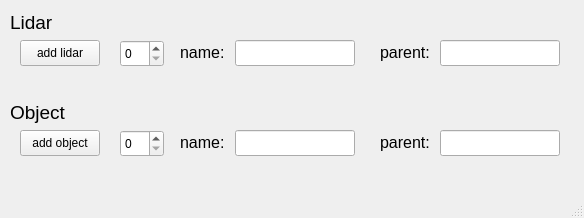
<?xml version="1.0" encoding="UTF-8"?>
<ui version="4.0">
 <class>MainWindow</class>
 <widget class="QMainWindow" name="MainWindow">
  <property name="geometry">
   <rect>
    <x>0</x>
    <y>0</y>
    <width>584</width>
    <height>218</height>
   </rect>
  </property>
  <property name="windowTitle">
   <string>MainWindow</string>
  </property>
  <widget class="QWidget" name="centralwidget">
   <widget class="QPushButton" name="pushButton_lidar">
    <property name="geometry">
     <rect>
      <x>20</x>
      <y>40</y>
      <width>80</width>
      <height>26</height>
     </rect>
    </property>
    <property name="text">
     <string>add lidar</string>
    </property>
   </widget>
   <widget class="QLineEdit" name="lineEdit_lidar_name">
    <property name="geometry">
     <rect>
      <x>235</x>
      <y>40</y>
      <width>120</width>
      <height>26</height>
     </rect>
    </property>
   </widget>
   <widget class="QSpinBox" name="spinBox_lidar">
    <property name="geometry">
     <rect>
      <x>120</x>
      <y>40</y>
      <width>44</width>
      <height>27</height>
     </rect>
    </property>
    <property name="maximum">
     <number>100</number>
    </property>
   </widget>
   <widget class="QLabel" name="label_lidar">
    <property name="geometry">
     <rect>
      <x>10</x>
      <y>10</y>
      <width>60</width>
      <height>25</height>
     </rect>
    </property>
    <property name="font">
     <font>
      <pointsize>14</pointsize>
     </font>
    </property>
    <property name="text">
     <string>Lidar</string>
    </property>
    <property name="alignment">
     <set>Qt::AlignLeading|Qt::AlignLeft|Qt::AlignVCenter</set>
    </property>
   </widget>
   <widget class="QLabel" name="label_object">
    <property name="geometry">
     <rect>
      <x>10</x>
      <y>100</y>
      <width>60</width>
      <height>25</height>
     </rect>
    </property>
    <property name="font">
     <font>
      <pointsize>14</pointsize>
     </font>
    </property>
    <property name="text">
     <string>Object</string>
    </property>
    <property name="alignment">
     <set>Qt::AlignLeading|Qt::AlignLeft|Qt::AlignVCenter</set>
    </property>
   </widget>
   <widget class="QLineEdit" name="lineEdit_object_name">
    <property name="geometry">
     <rect>
      <x>235</x>
      <y>130</y>
      <width>120</width>
      <height>26</height>
     </rect>
    </property>
   </widget>
   <widget class="QSpinBox" name="spinBox_object">
    <property name="geometry">
     <rect>
      <x>120</x>
      <y>130</y>
      <width>44</width>
      <height>27</height>
     </rect>
    </property>
    <property name="maximum">
     <number>100</number>
    </property>
   </widget>
   <widget class="QPushButton" name="pushButton_object">
    <property name="geometry">
     <rect>
      <x>20</x>
      <y>130</y>
      <width>80</width>
      <height>26</height>
     </rect>
    </property>
    <property name="text">
     <string>add object</string>
    </property>
   </widget>
   <widget class="QLineEdit" name="lineEdit_lidar_frame">
    <property name="geometry">
     <rect>
      <x>440</x>
      <y>40</y>
      <width>120</width>
      <height>26</height>
     </rect>
    </property>
   </widget>
   <widget class="QLineEdit" name="lineEdit_object_frame">
    <property name="geometry">
     <rect>
      <x>440</x>
      <y>130</y>
      <width>120</width>
      <height>26</height>
     </rect>
    </property>
   </widget>
   <widget class="QLabel" name="label_lidar_name">
    <property name="geometry">
     <rect>
      <x>180</x>
      <y>40</y>
      <width>50</width>
      <height>25</height>
     </rect>
    </property>
    <property name="font">
     <font>
      <pointsize>12</pointsize>
     </font>
    </property>
    <property name="text">
     <string>name: </string>
    </property>
    <property name="alignment">
     <set>Qt::AlignLeading|Qt::AlignLeft|Qt::AlignVCenter</set>
    </property>
   </widget>
   <widget class="QLabel" name="label_object_name">
    <property name="geometry">
     <rect>
      <x>180</x>
      <y>130</y>
      <width>50</width>
      <height>25</height>
     </rect>
    </property>
    <property name="font">
     <font>
      <pointsize>12</pointsize>
     </font>
    </property>
    <property name="text">
     <string>name: </string>
    </property>
    <property name="alignment">
     <set>Qt::AlignLeading|Qt::AlignLeft|Qt::AlignVCenter</set>
    </property>
   </widget>
   <widget class="QLabel" name="label_lidar_frame">
    <property name="geometry">
     <rect>
      <x>380</x>
      <y>40</y>
      <width>60</width>
      <height>25</height>
     </rect>
    </property>
    <property name="font">
     <font>
      <pointsize>12</pointsize>
     </font>
    </property>
    <property name="text">
     <string>parent: </string>
    </property>
    <property name="alignment">
     <set>Qt::AlignLeading|Qt::AlignLeft|Qt::AlignVCenter</set>
    </property>
   </widget>
   <widget class="QLabel" name="label_object_frame">
    <property name="geometry">
     <rect>
      <x>380</x>
      <y>130</y>
      <width>60</width>
      <height>25</height>
     </rect>
    </property>
    <property name="font">
     <font>
      <pointsize>12</pointsize>
     </font>
    </property>
    <property name="text">
     <string>parent: </string>
    </property>
    <property name="alignment">
     <set>Qt::AlignLeading|Qt::AlignLeft|Qt::AlignVCenter</set>
    </property>
   </widget>
  </widget>
  <widget class="QMenuBar" name="menubar">
   <property name="geometry">
    <rect>
     <x>0</x>
     <y>0</y>
     <width>584</width>
     <height>23</height>
    </rect>
   </property>
  </widget>
  <widget class="QStatusBar" name="statusbar"/>
 </widget>
 <resources/>
 <connections>
  <connection>
   <sender>pushButton_lidar</sender>
   <signal>pressed()</signal>
   <receiver>MainWindow</receiver>
   <slot>add_lidar()</slot>
   <hints>
    <hint type="sourcelabel">
     <x>20</x>
     <y>74</y>
    </hint>
    <hint type="destinationlabel">
     <x>151</x>
     <y>104</y>
    </hint>
   </hints>
  </connection>
  <connection>
   <sender>pushButton_object</sender>
   <signal>pressed()</signal>
   <receiver>MainWindow</receiver>
   <slot>add_object()</slot>
   <hints>
    <hint type="sourcelabel">
     <x>20</x>
     <y>158</y>
    </hint>
    <hint type="destinationlabel">
     <x>107</x>
     <y>191</y>
    </hint>
   </hints>
  </connection>
 </connections>
 <slots>
  <slot>add_lidar()</slot>
  <slot>add_object()</slot>
 </slots>
</ui>
